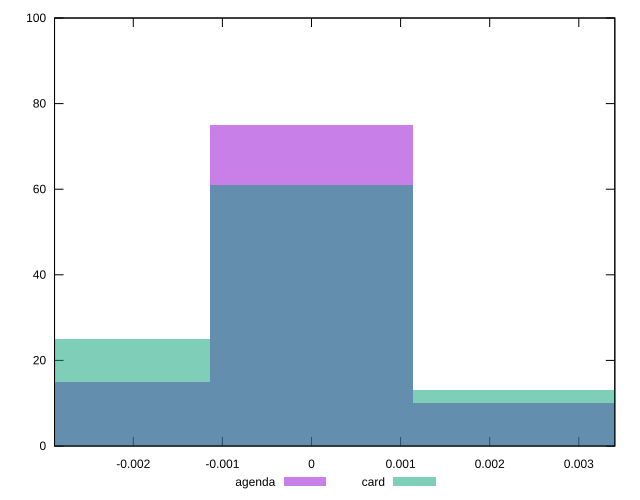

The script that saved this image:
reset

$agenda <<EOF
0 75
-0.002278893998176718 15
0.002278893998176718 10
EOF

$card <<EOF
0 61
0.002278893998176718 13
-0.002278893998176718 25
EOF

set key outside below
set boxwidth 0.002278893998176718
set xrange [-0.002883799064962456:0.003404100270235061]
set yrange [0:100]
set trange [0:100]
set style fill transparent solid 0.5 noborder
set terminal svg size 640, 500 enhanced background rgb 'white'
set output "report/report_00029_2021-02-24T13-36-40.390Z/meta/pScore-difference/comparison/histogram/1_vs_2.svg"

plot $agenda title "agenda" with boxes, \
     $card title "card" with boxes

reset
